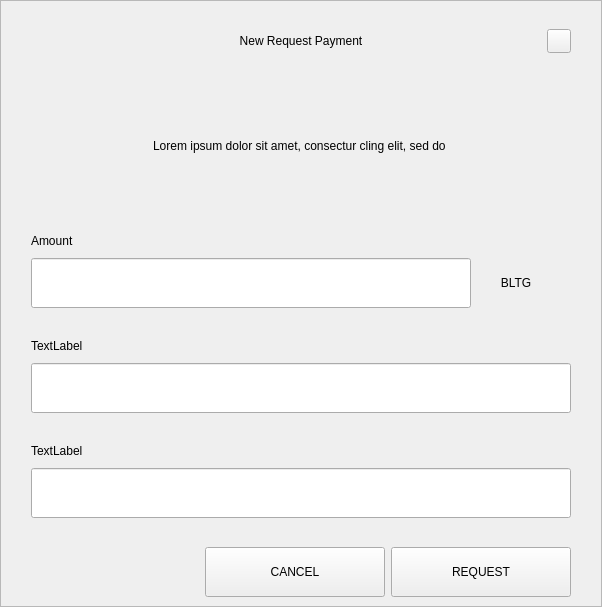
<?xml version="1.0" encoding="UTF-8"?>
<ui version="4.0">
 <class>RequestDialog</class>
 <widget class="QDialog" name="RequestDialog">
  <property name="geometry">
   <rect>
    <x>0</x>
    <y>0</y>
    <width>602</width>
    <height>607</height>
   </rect>
  </property>
  <property name="windowTitle">
   <string>Dialog</string>
  </property>
  <layout class="QVBoxLayout" name="verticalLayout_5">
   <property name="spacing">
    <number>0</number>
   </property>
   <property name="leftMargin">
    <number>0</number>
   </property>
   <property name="topMargin">
    <number>0</number>
   </property>
   <property name="rightMargin">
    <number>0</number>
   </property>
   <property name="bottomMargin">
    <number>0</number>
   </property>
   <item>
    <widget class="QFrame" name="frame">
     <property name="styleSheet">
      <string notr="true"/>
     </property>
     <property name="frameShape">
      <enum>QFrame::StyledPanel</enum>
     </property>
     <property name="frameShadow">
      <enum>QFrame::Raised</enum>
     </property>
     <layout class="QVBoxLayout" name="verticalLayout_4" stretch="1,0,0">
      <property name="spacing">
       <number>0</number>
      </property>
      <property name="leftMargin">
       <number>30</number>
      </property>
      <property name="topMargin">
       <number>20</number>
      </property>
      <property name="rightMargin">
       <number>30</number>
      </property>
      <property name="bottomMargin">
       <number>0</number>
      </property>
      <item>
       <layout class="QHBoxLayout" name="horizontalLayout_3">
        <property name="spacing">
         <number>0</number>
        </property>
        <item>
         <spacer name="horizontalSpacer_21">
          <property name="orientation">
           <enum>Qt::Horizontal</enum>
          </property>
          <property name="sizeHint" stdset="0">
           <size>
            <width>40</width>
            <height>20</height>
           </size>
          </property>
         </spacer>
        </item>
        <item>
         <widget class="QLabel" name="labelTitle">
          <property name="minimumSize">
           <size>
            <width>0</width>
            <height>40</height>
           </size>
          </property>
          <property name="maximumSize">
           <size>
            <width>16777215</width>
            <height>40</height>
           </size>
          </property>
          <property name="styleSheet">
           <string notr="true">padding-left:24px;</string>
          </property>
          <property name="text">
           <string>New Request Payment</string>
          </property>
          <property name="alignment">
           <set>Qt::AlignCenter</set>
          </property>
          <property name="margin">
           <number>7</number>
          </property>
         </widget>
        </item>
        <item>
         <spacer name="horizontalSpacer">
          <property name="orientation">
           <enum>Qt::Horizontal</enum>
          </property>
          <property name="sizeHint" stdset="0">
           <size>
            <width>40</width>
            <height>20</height>
           </size>
          </property>
         </spacer>
        </item>
        <item>
         <widget class="QPushButton" name="btnEsc">
          <property name="minimumSize">
           <size>
            <width>24</width>
            <height>24</height>
           </size>
          </property>
          <property name="maximumSize">
           <size>
            <width>24</width>
            <height>24</height>
           </size>
          </property>
          <property name="focusPolicy">
           <enum>Qt::NoFocus</enum>
          </property>
          <property name="text">
           <string/>
          </property>
         </widget>
        </item>
       </layout>
      </item>
      <item>
       <widget class="QStackedWidget" name="stack">
        <property name="minimumSize">
         <size>
          <width>540</width>
          <height>0</height>
         </size>
        </property>
        <property name="maximumSize">
         <size>
          <width>540</width>
          <height>16777215</height>
         </size>
        </property>
        <property name="currentIndex">
         <number>0</number>
        </property>
        <widget class="QWidget" name="page_1">
         <property name="minimumSize">
          <size>
           <width>540</width>
           <height>0</height>
          </size>
         </property>
         <property name="maximumSize">
          <size>
           <width>540</width>
           <height>16777215</height>
          </size>
         </property>
         <layout class="QVBoxLayout" name="layout1">
          <property name="spacing">
           <number>0</number>
          </property>
          <property name="leftMargin">
           <number>0</number>
          </property>
          <property name="topMargin">
           <number>0</number>
          </property>
          <property name="rightMargin">
           <number>0</number>
          </property>
          <property name="bottomMargin">
           <number>0</number>
          </property>
          <item>
           <spacer name="verticalSpacer_21">
            <property name="orientation">
             <enum>Qt::Vertical</enum>
            </property>
            <property name="sizeType">
             <enum>QSizePolicy::Fixed</enum>
            </property>
            <property name="sizeHint" stdset="0">
             <size>
              <width>20</width>
              <height>30</height>
             </size>
            </property>
           </spacer>
          </item>
          <item alignment="Qt::AlignHCenter">
           <widget class="QLabel" name="labelMessage">
            <property name="minimumSize">
             <size>
              <width>400</width>
              <height>50</height>
             </size>
            </property>
            <property name="text">
             <string>Lorem ipsum dolor sit amet, consectur cling elit, sed do </string>
            </property>
            <property name="alignment">
             <set>Qt::AlignCenter</set>
            </property>
            <property name="wordWrap">
             <bool>true</bool>
            </property>
           </widget>
          </item>
          <item alignment="Qt::AlignBottom">
           <widget class="QWidget" name="containerAmount" native="true">
            <layout class="QVBoxLayout" name="verticalLayout">
             <property name="spacing">
              <number>9</number>
             </property>
             <property name="leftMargin">
              <number>0</number>
             </property>
             <property name="topMargin">
              <number>0</number>
             </property>
             <property name="rightMargin">
              <number>0</number>
             </property>
             <property name="bottomMargin">
              <number>0</number>
             </property>
             <item>
              <widget class="QLabel" name="labelSubtitleAmount">
               <property name="minimumSize">
                <size>
                 <width>350</width>
                 <height>16</height>
                </size>
               </property>
               <property name="maximumSize">
                <size>
                 <width>16777215</width>
                 <height>16</height>
                </size>
               </property>
               <property name="text">
                <string>Amount</string>
               </property>
              </widget>
             </item>
             <item alignment="Qt::AlignTop">
              <widget class="QWidget" name="layoutAmount" native="true">
               <layout class="QHBoxLayout" name="horizontalLayout" stretch="2,0">
                <property name="spacing">
                 <number>0</number>
                </property>
                <property name="leftMargin">
                 <number>0</number>
                </property>
                <property name="topMargin">
                 <number>0</number>
                </property>
                <property name="rightMargin">
                 <number>0</number>
                </property>
                <property name="bottomMargin">
                 <number>0</number>
                </property>
                <item>
                 <widget class="QLineEdit" name="lineEditAmount">
                  <property name="minimumSize">
                   <size>
                    <width>0</width>
                    <height>50</height>
                   </size>
                  </property>
                  <property name="maximumSize">
                   <size>
                    <width>16777215</width>
                    <height>50</height>
                   </size>
                  </property>
                 </widget>
                </item>
                <item>
                 <widget class="QWidget" name="comboContainer" native="true">
                  <property name="minimumSize">
                   <size>
                    <width>100</width>
                    <height>50</height>
                   </size>
                  </property>
                  <property name="maximumSize">
                   <size>
                    <width>16777215</width>
                    <height>50</height>
                   </size>
                  </property>
                  <layout class="QHBoxLayout" name="horizontalLayout_31">
                   <property name="spacing">
                    <number>0</number>
                   </property>
                   <property name="leftMargin">
                    <number>0</number>
                   </property>
                   <property name="topMargin">
                    <number>0</number>
                   </property>
                   <property name="rightMargin">
                    <number>10</number>
                   </property>
                   <property name="bottomMargin">
                    <number>0</number>
                   </property>
                   <item>
                    <widget class="QLabel" name="comboBoxCoin">
                     <property name="text">
                      <string>BLTG</string>
                     </property>
                     <property name="alignment">
                      <set>Qt::AlignCenter</set>
                     </property>
                    </widget>
                   </item>
                  </layout>
                 </widget>
                </item>
               </layout>
              </widget>
             </item>
            </layout>
           </widget>
          </item>
          <item>
           <spacer name="verticalSpacer_31">
            <property name="orientation">
             <enum>Qt::Vertical</enum>
            </property>
            <property name="sizeType">
             <enum>QSizePolicy::Fixed</enum>
            </property>
            <property name="sizeHint" stdset="0">
             <size>
              <width>20</width>
              <height>30</height>
             </size>
            </property>
           </spacer>
          </item>
          <item>
           <layout class="QVBoxLayout" name="verticalLayoutLabel">
            <property name="spacing">
             <number>9</number>
            </property>
            <item>
             <widget class="QLabel" name="labelSubtitleLabel">
              <property name="minimumSize">
               <size>
                <width>0</width>
                <height>16</height>
               </size>
              </property>
              <property name="maximumSize">
               <size>
                <width>16777215</width>
                <height>16</height>
               </size>
              </property>
              <property name="text">
               <string>TextLabel</string>
              </property>
             </widget>
            </item>
            <item>
             <widget class="QLineEdit" name="lineEditLabel">
              <property name="minimumSize">
               <size>
                <width>0</width>
                <height>50</height>
               </size>
              </property>
              <property name="maximumSize">
               <size>
                <width>16777215</width>
                <height>50</height>
               </size>
              </property>
             </widget>
            </item>
           </layout>
          </item>
          <item>
           <spacer name="verticalSpacer_34">
            <property name="orientation">
             <enum>Qt::Vertical</enum>
            </property>
            <property name="sizeType">
             <enum>QSizePolicy::Fixed</enum>
            </property>
            <property name="sizeHint" stdset="0">
             <size>
              <width>20</width>
              <height>30</height>
             </size>
            </property>
           </spacer>
          </item>
          <item>
           <layout class="QVBoxLayout" name="verticalLayoutDescription">
            <property name="spacing">
             <number>9</number>
            </property>
            <item>
             <widget class="QLabel" name="labelSubtitleDescription">
              <property name="minimumSize">
               <size>
                <width>0</width>
                <height>16</height>
               </size>
              </property>
              <property name="maximumSize">
               <size>
                <width>16777215</width>
                <height>16</height>
               </size>
              </property>
              <property name="text">
               <string>TextLabel</string>
              </property>
             </widget>
            </item>
            <item>
             <widget class="QLineEdit" name="lineEditDescription">
              <property name="minimumSize">
               <size>
                <width>0</width>
                <height>50</height>
               </size>
              </property>
              <property name="maximumSize">
               <size>
                <width>16777215</width>
                <height>50</height>
               </size>
              </property>
             </widget>
            </item>
            <item>
             <spacer name="verticalSpacer_4">
              <property name="orientation">
               <enum>Qt::Vertical</enum>
              </property>
              <property name="sizeType">
               <enum>QSizePolicy::Fixed</enum>
              </property>
              <property name="sizeHint" stdset="0">
               <size>
                <width>20</width>
                <height>20</height>
               </size>
              </property>
             </spacer>
            </item>
           </layout>
          </item>
         </layout>
        </widget>
        <widget class="QWidget" name="page_2">
         <layout class="QVBoxLayout" name="layout2">
          <item>
           <spacer name="verticalSpacer_5">
            <property name="orientation">
             <enum>Qt::Vertical</enum>
            </property>
            <property name="sizeType">
             <enum>QSizePolicy::Fixed</enum>
            </property>
            <property name="sizeHint" stdset="0">
             <size>
              <width>20</width>
              <height>50</height>
             </size>
            </property>
           </spacer>
          </item>
          <item alignment="Qt::AlignHCenter">
           <widget class="QLabel" name="labelQrImg">
            <property name="minimumSize">
             <size>
              <width>260</width>
              <height>260</height>
             </size>
            </property>
            <property name="maximumSize">
             <size>
              <width>260</width>
              <height>260</height>
             </size>
            </property>
            <property name="text">
             <string/>
            </property>
            <property name="alignment">
             <set>Qt::AlignCenter</set>
            </property>
           </widget>
          </item>
          <item>
           <spacer name="verticalSpacer_2">
            <property name="orientation">
             <enum>Qt::Vertical</enum>
            </property>
            <property name="sizeType">
             <enum>QSizePolicy::Fixed</enum>
            </property>
            <property name="sizeHint" stdset="0">
             <size>
              <width>20</width>
              <height>30</height>
             </size>
            </property>
           </spacer>
          </item>
          <item alignment="Qt::AlignHCenter">
           <widget class="QLabel" name="labelAddress">
            <property name="text">
             <string>D7VFR83SQbiezrW72hjcWJtcfip5krte2Z </string>
            </property>
           </widget>
          </item>
          <item>
           <spacer name="verticalSpacer_32">
            <property name="orientation">
             <enum>Qt::Vertical</enum>
            </property>
            <property name="sizeType">
             <enum>QSizePolicy::Expanding</enum>
            </property>
            <property name="sizeHint" stdset="0">
             <size>
              <width>20</width>
              <height>20</height>
             </size>
            </property>
           </spacer>
          </item>
          <item>
           <layout class="QHBoxLayout" name="horizontal">
            <property name="leftMargin">
             <number>20</number>
            </property>
            <property name="rightMargin">
             <number>20</number>
            </property>
            <property name="bottomMargin">
             <number>20</number>
            </property>
            <item>
             <spacer name="horizontalSpacer_4">
              <property name="orientation">
               <enum>Qt::Horizontal</enum>
              </property>
              <property name="sizeHint" stdset="0">
               <size>
                <width>40</width>
                <height>20</height>
               </size>
              </property>
             </spacer>
            </item>
            <item>
             <widget class="QPushButton" name="btnCopyAddress">
              <property name="minimumSize">
               <size>
                <width>180</width>
                <height>50</height>
               </size>
              </property>
              <property name="text">
               <string>COPY ADDRESS</string>
              </property>
             </widget>
            </item>
            <item>
             <widget class="QPushButton" name="btnCopyUrl">
              <property name="minimumSize">
               <size>
                <width>180</width>
                <height>50</height>
               </size>
              </property>
              <property name="text">
               <string>COPY URL</string>
              </property>
             </widget>
            </item>
            <item>
             <spacer name="horizontalSpacer_2">
              <property name="orientation">
               <enum>Qt::Horizontal</enum>
              </property>
              <property name="sizeHint" stdset="0">
               <size>
                <width>40</width>
                <height>20</height>
               </size>
              </property>
             </spacer>
            </item>
           </layout>
          </item>
         </layout>
        </widget>
       </widget>
      </item>
      <item>
       <widget class="QWidget" name="buttonsStack" native="true">
        <layout class="QHBoxLayout" name="horizontalLayout_5">
         <property name="leftMargin">
          <number>20</number>
         </property>
         <property name="rightMargin">
          <number>0</number>
         </property>
         <item>
          <spacer name="horizontalSpacer_41">
           <property name="orientation">
            <enum>Qt::Horizontal</enum>
           </property>
           <property name="sizeHint" stdset="0">
            <size>
             <width>40</width>
             <height>20</height>
            </size>
           </property>
          </spacer>
         </item>
         <item>
          <widget class="QPushButton" name="btnCancel">
           <property name="minimumSize">
            <size>
             <width>180</width>
             <height>50</height>
            </size>
           </property>
           <property name="focusPolicy">
            <enum>Qt::NoFocus</enum>
           </property>
           <property name="text">
            <string>CANCEL</string>
           </property>
          </widget>
         </item>
         <item>
          <widget class="QPushButton" name="btnSave">
           <property name="minimumSize">
            <size>
             <width>180</width>
             <height>50</height>
            </size>
           </property>
           <property name="focusPolicy">
            <enum>Qt::NoFocus</enum>
           </property>
           <property name="text">
            <string>REQUEST</string>
           </property>
          </widget>
         </item>
        </layout>
       </widget>
      </item>
     </layout>
    </widget>
   </item>
  </layout>
 </widget>
 <resources/>
 <connections/>
</ui>
